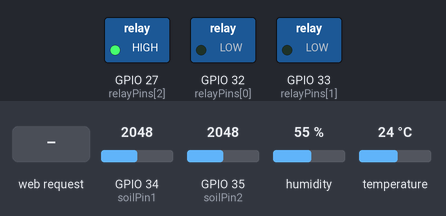
This sketch was run on a simulated ESP32. On the bench: switched loads named in the sketch (green lamp = pin HIGH). Inputs (shaded band) come from the test bench; at power-on: GPIO 34 (soilPin1) = 2048, GPIO 35 (soilPin2) = 2048, humidity 55 %, temperature 24 °C. WiFi joins after 1.5 s; servers stay silent unless stated; network time is answered at once with the bench clock; uploads are accepted with an empty reply; the local clock reads 2024-03-15 10:24:30 at power-on unless the sketch sets it; storage starts empty; what the sketch prints to the serial monitor is not drawn.

Above: at 3.5 s.
3.6 s: HTTP request GET /relay/off?relay=1 received
At 4.1 s:
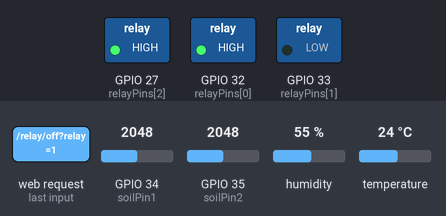
5.1 s: HTTP request GET /relay/on?relay=1 received
At 6.4 s:
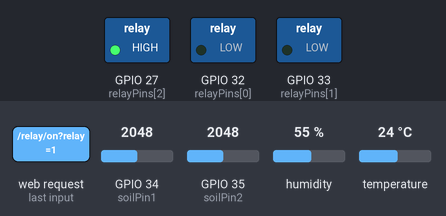
Timing chart, 0 to 8.1 s (numbered marks = the images above; inputs shaded):
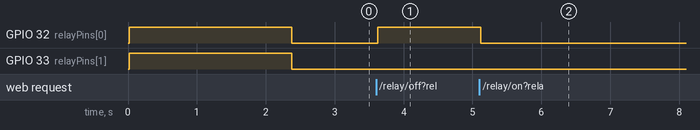

The sketch:

veggibox_nospif_npt.ino
```cpp
#include <WiFi.h>
#include <WiFiClientSecure.h>
#include <HTTPClient.h>
#include <DHT.h>
#include <ArduinoJson.h>
#include <ESPAsyncWebServer.h>
#include <UniversalTelegramBot.h>
#include <ArduinoOTA.h>
#include <FS.h>
#include <SPIFFS.h>
#include <time.h>
#include <NTPClient.h>

// Time and network setup
const char* ntpServer = "pool.ntp.org";
const long gmtOffset_sec = 3600;
const int daylightOffset_sec = 3600;

// WiFi credentials
const char* ssid = "ZELDAIRIS";
const char* password = "K4r4m3ll0";

// Telegram bot credentials
String botToken = "7536315323:AAFsYEuyhDIv6_UP_8DhbDrUtks9gcNwm_Q";
String chatID = "6732532260";

// NTP and DHT setup
WiFiUDP ntpUDP;
NTPClient timeClient(ntpUDP, ntpServer, gmtOffset_sec + daylightOffset_sec);
#define DHTPIN 13
#define DHTTYPE DHT11
DHT dht(DHTPIN, DHTTYPE);

// Soil moisture sensors and relay pins
const int soilPin1 = 34;
const int soilPin2 = 35;
const int relayPins[] = { 32, 33, 27 };
const int relayCount = 3;
const char* relayNames[] = { "Lights", "Fan", "Pump" };

unsigned long lastTempCheck = 0;
const unsigned long tempInterval = 600000;
bool nightCycleActive = false;

AsyncWebServer server(80);
WiFiClientSecure client;
UniversalTelegramBot bot(botToken, client);

// Function declarations
void connectToWiFi();
void setupSPIFFS();
void startWebServer();
void sendTelegramMessage(String message);
void handleRelayControl();
bool isInTimeRange(int startHour, int endHour);
void controlRelay3();
String getCurrentTime();
void sendJSONData(float temp, float humidity);
void updateJSONFile();
void pushJSONToServer();

void setup() {
    Serial.begin(115200);
    if (!SPIFFS.begin(true)) {
        Serial.println("SPIFFS mount failed");
        return;
    }
    for (int i = 0; i < relayCount; i++) {
        pinMode(relayPins[i], OUTPUT);
        digitalWrite(relayPins[i], HIGH);
    }
    dht.begin();
    connectToWiFi();
    timeClient.begin();
    startWebServer();
    sendTelegramMessage("VeggieBox is now online and monitoring relays and temperature.");
}

// Connect to WiFi
void connectToWiFi() {
  WiFi.begin(ssid, password);
  while (WiFi.status() != WL_CONNECTED) {
    delay(1000);
    Serial.println("Connecting to Wi-Fi...");
  }
  Serial.println("Connected to Wi-Fi");
}

// Send a message through Telegram
void sendTelegramMessage(String message) {
  if (bot.sendMessage(chatID, message, "")) {
    Serial.println("Telegram message sent: " + message);
  } else {
    Serial.println("Error sending Telegram message");
  }
}

// HTML and CSS to display page on server
void startWebServer() {
  server.on("/", HTTP_GET, [](AsyncWebServerRequest *request) {
    String htmlPage = "<!DOCTYPE html><html lang='en'><head>";
    htmlPage += "<meta charset='UTF-8'><meta name='viewport' content='width=device-width, initial-scale=1.0'>";
    htmlPage += "<title>Katari Farms Status</title>";

    // CSS styles
    htmlPage += "<style>";
    htmlPage += "body { background-color: #1a1a1a; color: #f1f1f1; font-family: 'Courier New', Courier, monospace; text-align: center; margin: 0; padding: 0; display: flex; flex-direction: column; justify-content: center; height: 100vh; }";
    htmlPage += "h1, h2 { color: #27ae60; margin-bottom: 20px; }";
    htmlPage += ".ascii-art { font-size: 12px; line-height: 1; margin-bottom: 20px; }";
    htmlPage += ".details { font-size: 16px; color: #7f8c8d; }";
    htmlPage += ".data-container { display: flex; flex-direction: column; justify-content: center; align-items: center; margin-top: 20px; }";
    htmlPage += ".status-container { font-size: 14px; border: 1px solid #f1f1f1; padding: 10px; width: 45%; margin: 10px; }";
    htmlPage += ".relay-button { margin: 5px; padding: 10px; background-color: #27ae60; border: none; color: white; cursor: pointer; }";
    htmlPage += ".relay-button:hover { background-color: #219653; }";
    htmlPage += "@media (min-width: 768px) { .data-container { flex-direction: row; flex-wrap: wrap; justify-content: center; } .status-container { width: 30%; } }";
    htmlPage += "</style>";

    htmlPage += "</head><body><div class='ascii-art'>";
    htmlPage += "<h1>Katari Farms</h1><h2>System Status Page</h2>";
    htmlPage += "</div>";

    htmlPage += "<div class='data-container'>";

    // Show temperature, humidity, and soil moisture levels
    float temperature = dht.readTemperature();
    float humidity = dht.readHumidity();
    int soil1 = analogRead(soilPin1);
    int soil2 = analogRead(soilPin2);

    htmlPage += "<div class='status-container'>";
    htmlPage += "<p>Current Time: " + getCurrentTime() + "</p>";
    htmlPage += "<p>Temperature: " + String(temperature) + "°C</p>";
    htmlPage += "<p>Humidity: " + String(humidity) + "%</p>";
    htmlPage += "<p>Soil Moisture 1: " + String(soil1) + "</p>";
    htmlPage += "<p>Soil Moisture 2: " + String(soil2) + "</p>";
    htmlPage += "</div>";

    // Show relay statuses
    for (int i = 0; i < relayCount; i++) {
      String relayState = (digitalRead(relayPins[i]) == LOW) ? "ON" : "OFF";
      htmlPage += "<div class='status-container'>";
      htmlPage += "<p>" + String(relayNames[i]) + ": " + relayState + "</p>";
      htmlPage += "<button class='relay-button' onclick=\"location.href='/relay/on?relay=" + String(i + 1) + "'\">Turn ON</button>";
      htmlPage += "<button class='relay-button' onclick=\"location.href='/relay/off?relay=" + String(i + 1) + "'\">Turn OFF</button>";
      htmlPage += "</div>";
    }

    htmlPage += "</div></body></html>";
    request->send(200, "text/html", htmlPage);
  });

  // Relay control (turn relay ON)
  server.on("/relay/on", HTTP_GET, [](AsyncWebServerRequest *request) {
    if (request->hasParam("relay")) {
      String relayParam = request->getParam("relay")->value();
      int relayIndex = relayParam.toInt() - 1;

      if (relayIndex >= 0 && relayIndex < relayCount) {
        digitalWrite(relayPins[relayIndex], LOW);
        request->send(200, "text/plain", "Relay " + String(relayIndex + 1) + " turned ON");
      } else {
        request->send(400, "text/plain", "Invalid relay index");
      }
    } else {
      request->send(400, "text/plain", "Relay parameter missing");
    }
  });

  // Relay control (turn relay OFF)
  server.on("/relay/off", HTTP_GET, [](AsyncWebServerRequest *request) {
    if (request->hasParam("relay")) {
      String relayParam = request->getParam("relay")->value();
      int relayIndex = relayParam.toInt() - 1;

      if (relayIndex >= 0 && relayIndex < relayCount) {
        digitalWrite(relayPins[relayIndex], HIGH);
        request->send(200, "text/plain", "Relay " + String(relayIndex + 1) + " turned OFF");
      } else {
        request->send(400, "text/plain", "Invalid relay index");
      }
    } else {
      request->send(400, "text/plain", "Relay parameter missing");
    }
  });
  server.begin();
}

// Get the current time as a string
String getCurrentTime() {
  timeClient.update();
  return timeClient.getFormattedTime();
}

// Relay control based on conditions
void handleRelayControl() {
  float temperature = dht.readTemperature();
  float humidity = dht.readHumidity();
  int currentHour = getCurrentTime().substring(0, 2).toInt();

  bool nightCycle = (currentHour >= 17 || currentHour < 11);
  digitalWrite(relayPins[0], nightCycle ? LOW : HIGH);
  digitalWrite(relayPins[1], nightCycle ? LOW : HIGH);

  if (nightCycle && !nightCycleActive) {
    sendTelegramMessage("Night cycle ON.");
    nightCycleActive = true;
  } else if (!nightCycle && nightCycleActive) {
    sendTelegramMessage("Night cycle OFF.");
    nightCycleActive = false;
  }
}

// Relay 3 control for watering plants based on soil data
void controlRelay3() {
  int soil1 = analogRead(soilPin1);
  int soil2 = analogRead(soilPin2);
  int avgSoil = (soil1 + soil2) / 2;

  static bool relay3Active = false;
  if (avgSoil > 2500 && !relay3Active) {
    relay3Active = true;
    digitalWrite(relayPins[2], LOW);
    sendTelegramMessage("Relay 3 ON for watering plants.");
  } else if (relay3Active && avgSoil < 2000) {
    relay3Active = false;
    digitalWrite(relayPins[2], HIGH);
    sendTelegramMessage("Relay 3 OFF after watering.");
  }
}

// Push veggibox.json file to server
void pushJSONToServer() {
    if (WiFi.status() == WL_CONNECTED) {
        HTTPClient http;
        http.begin("http://192.168.2.103:5002/veggibox");

        File file = SPIFFS.open("/veggibox.json", "r");
        if (file) {
            String jsonData = file.readString();
            file.close();

            http.addHeader("Content-Type", "application/json");
            int httpResponseCode = http.POST(jsonData);

            Serial.print("HTTP Response code: ");
            Serial.println(httpResponseCode);
            http.end();
        }
    } else {
        Serial.println("Wi-Fi not connected. Failed to send JSON data.");
    }
}

// Update JSON file in SPIFFS
void updateJSONFile() {
  float temperature = dht.readTemperature();
  float humidity = dht.readHumidity();
  int soil1 = analogRead(soilPin1);
  int soil2 = analogRead(soilPin2);

  StaticJsonDocument<256> jsonDoc;
  jsonDoc["timestamp"] = getCurrentTime();
  jsonDoc["temperature"] = temperature;
  jsonDoc["humidity"] = humidity;
  jsonDoc["soil1"] = soil1;
  jsonDoc["soil2"] = soil2;

  JsonObject relayStatus = jsonDoc.createNestedObject("relay_status");
  for (int i = 0; i < relayCount; i++) {
    relayStatus["relay_" + String(i + 1)] = (digitalRead(relayPins[i]) == LOW) ? "on" : "off";
  }

  File file = SPIFFS.open("/veggibox.json", FILE_WRITE);
  if (!file) {
    Serial.println("Failed to open json file for writing");
    return;
  }
  serializeJson(jsonDoc, file);
  file.close();
}

void loop() {
  handleRelayControl();
  controlRelay3();
  updateJSONFile();
  pushJSONToServer(); // Push the JSON file to the server after each update
  delay(60000); // Delay to avoid excessive server requests
}
```

Measured:
- after the input at 3.6 s, GPIO 32 (relayPins[0]): LOW → HIGH at once
- after the input at 5.1 s, GPIO 32 (relayPins[0]): HIGH → LOW at once
